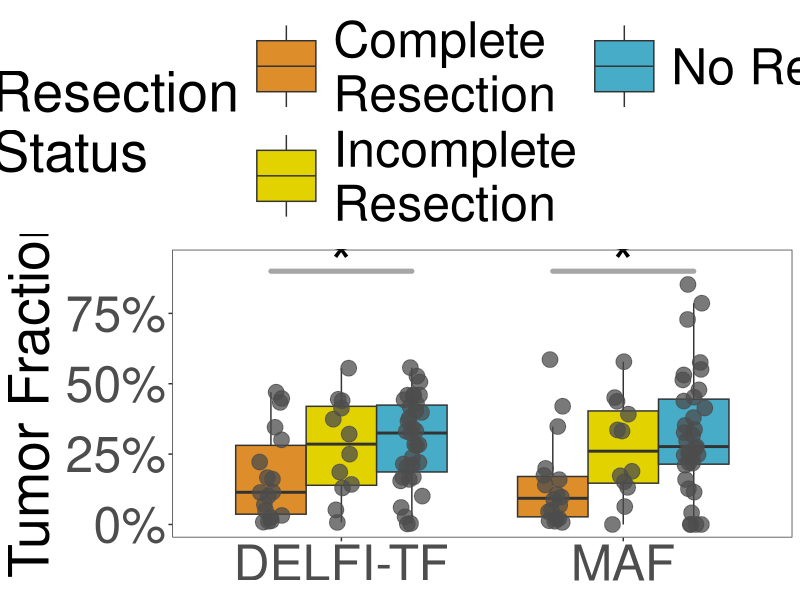
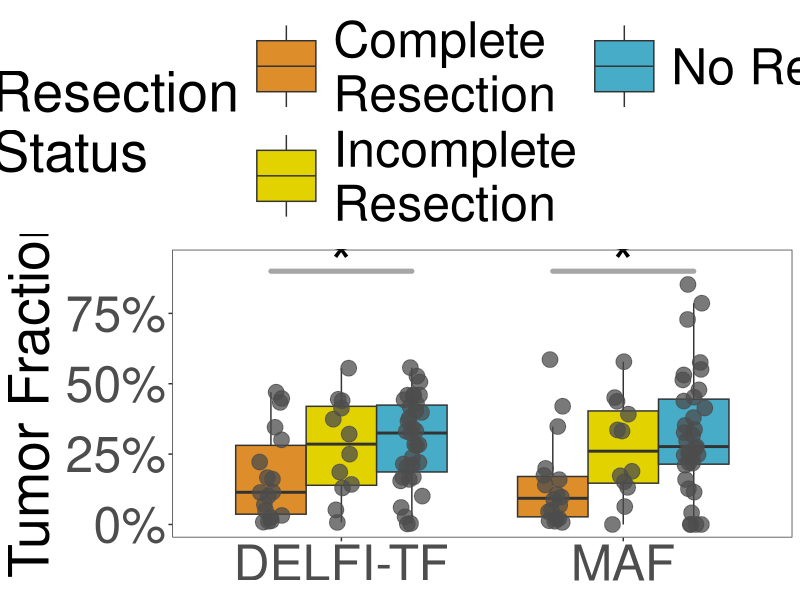

Recreate these plots in R, in order.
################################################################################
#################### Setup #####################################################

# loc
setwd("~/git/CAIRO5_Public")

# libraries
library(readxl)
library(data.table)
library(ggplot2)
library(scales)

# Data
BloodSampleCharacteristics <- as.data.table(read_xlsx("Data/CAIRO5_Supplemental.xlsx", sheet=2, skip=1))
ClinicalDemographics <- as.data.table(read_xlsx("Data/CAIRO5_Supplemental.xlsx", sheet=1, skip=1))

################################################################################
################# pair down data to required cols ##############################

# Blood Samples
keep <- c('Sequence ID', 'Subject ID', 'Sample Time Point', 'DELFI-TF', 'MAF')
BloodSampleCharacteristics <- BloodSampleCharacteristics[,..keep]

# clinical data
keep <- c('Subject ID', 'Study Arm', 'Surgery (1=Yes; 0=No)', 'Complete Resection (1=Yes; 0=No)')
ClinicalDemographics <- ClinicalDemographics[,..keep]

# merge data together
finalData <- merge(BloodSampleCharacteristics, ClinicalDemographics, by='Subject ID', all.x=T)

################################################################################
################## Format Data #################################################

# restrict to arm 1 and Baseline
finalData <- finalData[`Study Arm` == 1 & `Sample Time Point` == 'T0']

# label the resection status
finalData[,`Complete Resection (1=Yes; 0=No)` := as.numeric(`Complete Resection (1=Yes; 0=No)`)]
finalData[,`Complete Resection Status` := ifelse(`Complete Resection (1=Yes; 0=No)` == 1, "Complete\nResection", "Incomplete\nResection")]
finalData[is.na(`Complete Resection Status`), `Complete Resection Status` := "No Resection"]
finalData[,'Complete Resection Status' := factor(`Complete Resection Status`, levels=c("Complete\nResection", "Incomplete\nResection", "No Resection"))]

################################################################################
################# run Stats ####################################################

# switch statement to re-define p-values
relabel_p <- function(x){
  if(x < .0001) return('****')
  if(x < .001) return('***')
  if(x < .01) return('**')
  if(x < .05) return('*')
  return('ns')
}

# run kruskal-wallis test
delfiLabel <- kruskal.test(finalData$`DELFI-TF`, finalData$`Complete Resection Status`)
delfiLabel <- relabel_p(delfiLabel$p.value)
mafLabel <- kruskal.test(finalData$MAF, finalData$`Complete Resection Status`)
mafLabel <- relabel_p(mafLabel$p.value)

# labelDT
statDT <- data.table(variable=c("DELFI-TF", "MAF"),
                      y=c(.93, .93),
                      label=c(delfiLabel, mafLabel))

################################################################################
############## Make Plot #######################################################

# melt data for plot
finalData <- melt(finalData, measure.vars = c('DELFI-TF', 'MAF'))

# make the plot
Fig3B <- ggplot() +
  geom_boxplot(data=finalData, mapping=aes(x=variable, fill=`Complete Resection Status`, y=value), position=position_dodge(), outlier.shape = NA) +
  geom_point(data=finalData, mapping=aes(x=variable, fill=`Complete Resection Status`, y=value), position=position_jitterdodge(jitter.width = .2), size=5, alpha=.75, color='grey30', show.legend = FALSE) +
  geom_text(data=statDT, aes(x=variable, y=y, label=label), size=16) +
  annotate("segment", x=.75, xend=1.25, y=.9, yend=.9, linewidth=1.75, linetype='solid', color='gray65', lineend = "round") +
  annotate("segment", x=1.75, xend=2.25, y=.9, yend=.9, linewidth=1.75, linetype='solid', color='gray65', lineend = "round") +
  scale_y_continuous(labels = scales::percent) +
  ylab("Tumor Fraction") +
  scale_fill_manual("Resection\nStatus",values=c("Complete\nResection"="#DD8D29", "Incomplete\nResection"="#E2D200", "No Resection"="#46ACC8")) +
  guides(fill=guide_legend(ncol=2)) +
  theme_bw() +
  theme(legend.position = "top") +
  theme(legend.title=element_text(size=40), legend.text=element_text(size=36)) +
  theme(legend.key.size = unit(2, 'cm')) +
  theme(legend.spacing.y = unit(2, 'cm')) +
  theme(axis.text.x=element_text(size=36), axis.text.y=element_text(size=36)) +
  theme(axis.title.x=element_blank()) +
  theme(axis.title.y=element_text(size=40)) +
  theme(strip.background=element_rect(fill="black")) +
  theme(strip.text=element_text(color="white", size=36, face="bold")) +
  theme(panel.grid=element_blank())

# save plot
png(filename="Figures/Fig3B.png", height=16, width=13, units="in", res=150)
Fig3B
dev.off()

cairo_pdf(file="Figures/Fig3B.pdf", height=16, width=13)
Fig3B
dev.off()
